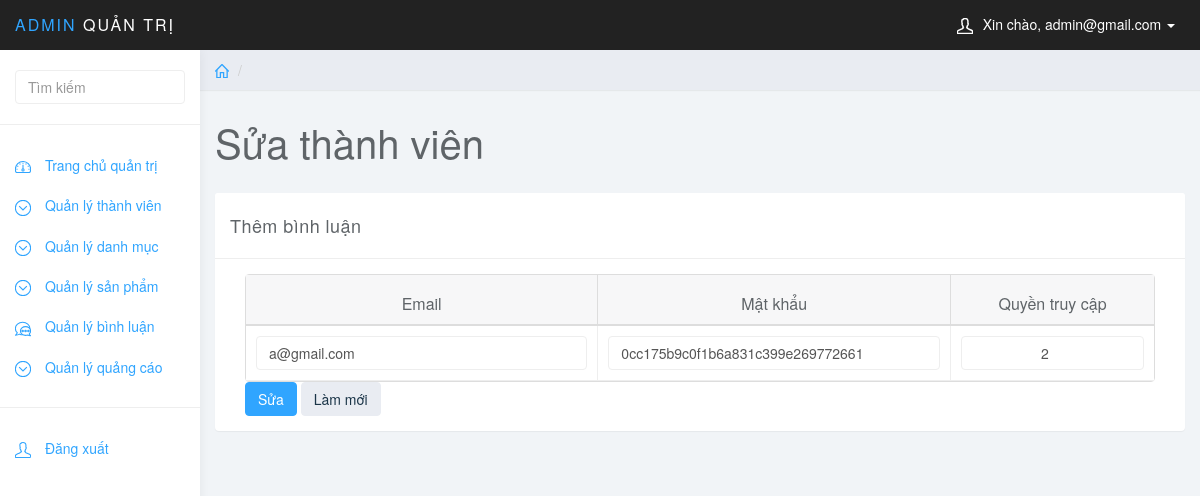
Page /quantri/quantri.php?page_layout=suatv&id_thanhvien=38 (signed in) on the committed database.
### tables this page shows
CREATE TABLE `thanhvien` (
  `id_thanhvien` int NOT NULL,
  `email` varchar(255) NOT NULL,
  `mat_khau` varchar(255) NOT NULL,
  `quyen_truy_cap` int NOT NULL
);

### quantri/chucnang/thanhvien/suatv.php (the view, shortened to what this page needs)
<?php
$id_thanhvien = $_GET['id_thanhvien'];
$sql = "SELECT * FROM thanhvien WHERE id_thanhvien=$id_thanhvien";
$query = mysqli_query($conn, $sql);
$row = mysqli_fetch_array($query);
?>
<div class="row">
    <ol class="breadcrumb">
        <li><a href="quantri.php"><svg class="glyph stroked home">
                    <use xlink:href="#stroked-home"></use>
                </svg></a></li>
        <li class="active"></li>
    </ol>
</div>
<div class="row">
    <div class="col-lg-12">
        <h1 class="page-header">Sửa thành viên</h1>
    </div>
</div>
<div class="row">
    <div class="col-lg-12">
        <div class="panel panel-default">
            <div class="panel-heading">Thêm bình luận</div>
            <div class="panel-body">
                <div class="col-md-12">
                    <form role="form" method="post">
                        <table data-toggle="table">
                            <thead>
                                <tr>
                                    <th data-sortable="true">Email</th>
                                    <th data-sortable="true">Mật khẩu</th>
                                    <th data-sortable="true">Quyền truy cập</th>
                                </tr>
                            </thead>
                            <tbody>
                                <tr>
                                    <td data-checkbox="true">
                                        <input class="form-control" type="text" name="email" value="<?php if (isset($_POST['email'])) {
                                                                                                        echo $_POST['email'];
                                                                                                    } else {
                                                                                                        echo $row['email'];
                                                                                                    } ?>" required="">
                                    </td>
                                    <td data-checkbox="true">
                                        <input class="form-control" type="text" name="mat_khau" value="<?php if (isset($_POST['mat_khau'])) {
                                                                                                            echo $_POST['mat_khau'];
                                                                                                        } else {
                                                                                                            echo $row['mat_khau'];
                                                                                                        } ?>" required="">
                                    </td>
                                    <td data-checkbox="true">
                                        <input name="quyen_truy_cap" type="number" min="1" max="2" class="form-control text-center" value="<?php if (isset($_POST['quyen_truy_cap'])) {
                                                                                                                                                echo $_POST['quyen_truy_cap'];
                                                                                                                                            } else {
                                                                                                                                                echo $row['quyen_truy_cap'];
                                                                                                                                            } ?>">
                                    </td>
                                </tr>
                            </tbody>
                        </table>
                        <button type="submit" class="btn btn-primary" name="submit">Sửa</button>
                        <button type="reset" class="btn btn-default">Làm mới</button>
                </div>
            </div>
        </div>
    </div>
</div>

### quantri/css/styles.css (style rules this page uses)
body { background: #f1f4f7; padding-top: 50px; color: #5f6468; }
a, a:hover, a:focus { color: #30a5ff; }
h1, h2, h3, h4, h5, h6 { color: #5f6468; }
h1 { font-weight: 300; font-size: 40px; }
.form-control { border: 1px solid #eee; box-shadow: none; }
.btn-default, .btn-default:hover, .btn-default:focus, .btn-default:active, .btn-default.active, .open > .dropdown-toggle.btn-default, .btn-default.disabled, .btn-default[disabled], fieldset[disabled] .btn-default, .btn-default.disabled:hover, .btn-default[disabled]:hover, fieldset[disabled] .btn-default:hover, .btn-default.disabled:focus, .btn-default[disabled]:focus, fieldset[disabled] .btn-default:focus, .btn-default.disabled:active, .btn-default[disabled]:active, fieldset[disabled] .btn-default:active, .btn-default.disabled.active, .btn-default[disabled].active, fieldset[disabled] .btn-default.active { background-color: #e9ecf2; border-color: #e9ecf2; color: #1b3548; }
.btn-primary, .btn-primary:hover, .btn-primary:focus, .btn-primary:active, .btn-primary.active, .open > .dropdown-toggle.btn-primary, .btn-primary.disabled, .btn-primary[disabled], fieldset[disabled] .btn-primary, .btn-primary.disabled:hover, .btn-primary[disabled]:hover, fieldset[disabled] .btn-primary:hover, .btn-primary.disabled:focus, .btn-primary[disabled]:focus, fieldset[disabled] .btn-primary:focus, .btn-primary.disabled:active, .btn-primary[disabled]:active, fieldset[disabled] .btn-primary:active, .btn-primary.disabled.active, .btn-primary[disabled].active, fieldset[disabled] .btn-primary.active { background-color: #30a5ff; border-color: #30a5ff; }
.panel { border: 0; }
.panel-heading { font-size: 18px; font-weight: 300; letter-spacing: 0.025em; height: 66px; line-height: 45px; }
.panel-default .panel-heading { background: #fff; border-bottom: 1px solid #eee; color: #5f6468; }
.breadcrumb { border-radius: 0; padding: 10px 15px; background: #e9ecf2; box-shadow: 0 1px 1px rgba(0, 0, 0, .05); margin: 0 ; }
h1.page-header { margin-top: 30px; border-bottom: 0; }
.table { background: #fff; }
.breadcrumb .glyph { height: 14px; width: 14px; margin: -2px 0 0 0; stroke-width: 4px; }

### rows in the picture
thanhvien: email "a@gmail.com", mat_khau "0cc175b9c0f1b6a831c399e269772661", quyen_truy_cap "2"

### other values in the picture
$_SESSION['email'] "admin@gmail.com"
